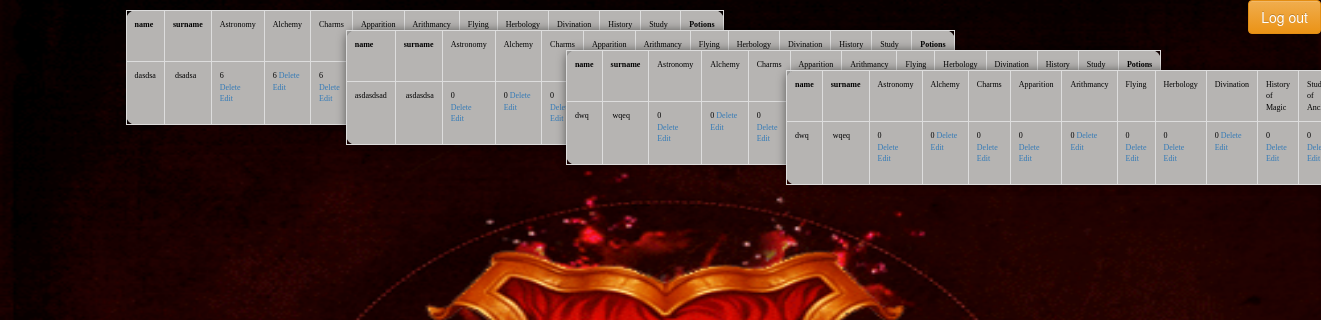
Page /admin.php (signed in) on the committed database.
### tables this page shows
CREATE TABLE `students` (
  `id` int(100) NOT NULL,
  `name` varchar(100) NOT NULL,
  `surname` varchar(100) NOT NULL,
  `login` varchar(100) NOT NULL,
  `password` varchar(100) NOT NULL,
  `birthday` date NOT NULL,
  `faculty` varchar(100) NOT NULL,
  `head` varchar(100) NOT NULL,
  `blood` varchar(100) NOT NULL,
  `image` varchar(100) NOT NULL
);

CREATE TABLE `subjects` (
  `id` int(100) NOT NULL,
  `uid` int(100) NOT NULL,
  `sub1` int(100) NOT NULL,
  `sub2` int(100) NOT NULL,
  `sub3` int(100) NOT NULL,
  `sub4` int(100) NOT NULL,
  `sub5` int(100) NOT NULL,
  `sub6` int(100) NOT NULL,
  `sub7` int(100) NOT NULL,
  `sub8` int(100) NOT NULL,
  `sub9` int(100) NOT NULL,
  `sub10` int(100) NOT NULL,
  `sub11` int(100) NOT NULL
);

### admin.php (the view, shortened to what this page needs)
<?php
if(isset($_SESSION['mid'])){
?>
<html lang="en">
  <head>
    <link href="css/bootstrap.min.css" rel="stylesheet">
    <link rel="stylesheet" type="text/css" href="css/bootstrap-theme.min.css">
    <link href="css/griff.css" rel="stylesheet">
  </head>
  <body>
    <button type="submit"  onclick="window.location='index.php';" class="btn btn-raised btn-warning pull-right">Log out</button>
 <?php
    if(isset($_REQUEST["gryff"])){
        $gryff = $_REQUEST["gryff"];
    }else{
        $gryff = "";
    }
 if($gryff == "") {
?>
     <?php
     $user_name = "root";
   $password = "";
   $database = "hogwarts";
   $server = "127.0.0.1";
   $db_handle = mysql_connect($server,$user_name, $password);
   $db_found = mysql_select_db($database, $db_handle);
   if ($db_found){
    $SQL = "SELECT * from students ";
    $return = mysql_query($SQL,$db_handle);
while ($row = mysql_fetch_array($return))
{
?>
<div class="col-md-1">
                 </div>
                     <div class="col-md-1"  >
                          <table class="table table-bordered table-hover" id="sub" border="1">
                              <tr >
                                        <th>name</th>
                                        <th>surname</th>
                                        <td>Astronomy</td>
                                        <td>Alchemy</td>
                                        <td>Charms</td>
                                        <td>Apparition</td>
                                        <td>Arithmancy</td>
                                        <td>Flying</td>
                                        <td>Herbology</td>
                                        <td>Divination</td>
                                        <td>History of Magic</td>
                                        <td>Study of Ancien</td>
                                        <th>Potions</th>
                                    </tr>
                                    <tr >
                                        <td><?php echo $row['name']; ?></td>
                                        <td> <?php echo $row['surname']; ?></td>
<?php
$user_id = $row['id'];
$query = "SELECT * FROM subjects WHERE uid='$user_id'";
$result = mysql_query($query);
$num = mysql_num_rows($result);
for ($i=0;$i<$num;$i++){
  $row1 = mysql_fetch_array($result);?>
                                        <form action="update.php">
                                          <td> <?= $row1["sub1"]?><br/>
                                          <a href="delete_confirm.php?id=<?= $row1['id']?>">Delete</a>
    <a href="sub.php?id=<?= $row1['id']?>">Edit</a> <br/><br/></td>
                                          <td> <?= $row1["sub2"]?>
                                            <a href="delete_confirm.php?id=<?= $row1['id']?>">Delete</a>
    <a href="edit.php?id=<?= $row1['id']?>">Edit</a> <br/><br/></td>
                                          <td><?= $row1["sub3"]?>
                                            <a href="delete_confirm.php?id=<?= $row1['id']?>">Delete</a>
    <a href="edit.php?id=<?= $row1['id']?>">Edit</a> <br/><br/></td>
    <td> <?= $row1["sub4"]?><br/>
                                          <a href="delete_confirm.php?id=<?= $row1['id']?>">Delete</a>
    <a href="sub.php?id=<?= $row1['id']?>">Edit</a> <br/><br/></td>
                                          <td> <?= $row1["sub5"]?>
                                            <a href="delete_confirm.php?id=<?= $row1['id']?>">Delete</a>
    <a href="edit.php?id=<?= $row1['id']?>">Edit</a> <br/><br/></td>
                                          <td><?= $row1["sub6"]?>
                                            <a href="delete_confirm.php?id=<?= $row1['id']?>">Delete</a>
    <a href="edit.php?id=<?= $row1['id']?>">Edit</a> <br/><br/></td>
    <td> <?= $row1["sub7"]?><br/>
                                          <a href="delete_confirm.php?id=<?= $row1['id']?>">Delete</a>
    <a href="sub.php?id=<?= $row1['id']?>">Edit</a> <br/><br/></td>
                                          <td> <?= $row1["sub8"]?>
                                            <a href="delete_confirm.php?id=<?= $row1['id']?>">Delete</a>
    <a href="edit.php?id=<?= $row1['id']?>">Edit</a> <br/><br/></td>
                                          <td><?= $row1["sub9"]?>
                                            <a href="delete_confirm.php?id=<?= $row1['id']?>">Delete</a>
    <a href="edit.php?id=<?= $row1['id']?>">Edit</a> <br/><br/></td>
    <td> <?= $row1["sub10"]?><br/>
                                          <a href="delete_confirm.php?id=<?= $row1['id']?>">Delete</a>
    <a href="sub.php?id=<?= $row1['id']?>">Edit</a> <br/><br/></td>
                                          <td> <?= $row1["sub11"]?>
                                            <a href="delete_confirm.php?id=<?= $row1['id']?>">Delete</a>
    <a href="edit.php?id=<?= $row1['id']?>">Edit</a> <br/><br/></td>
                                         </form>
                                    </tr>
<?php } ?>
                          </table>
                      </div>
<?php
echo "<br>";
}
   }
?>
<?php
}?>
  </body>
</html>
<?php
}
else{
  header("location:index.php");
}
?>

### css/griff.css (style rules this page uses)
body { background-image: url(../gif/tumblr_mxeds7ekEv1ru0os8o1_500.gif); background-repeat: no-repeat; background-size: 100% 138%; }
#sub { color:black; font-family: Algerian; font-size: 8px; box-shadow: 0 0 10px rgba(0,0,0,0.5); background: #B6B4B2; border-radius: 10px; width:5%; height:5%; margin-top: 10px; margin-left:0.5px; }

### rows in the picture
students: name "dasdsa", surname "dsadsa"
subjects: sub1 "6", sub2 "6", sub3 "6"
students: name "asdasdsad", surname "asdasdsa"
subjects: sub1 "0", sub2 "0", sub3 "0"
students: name "dwq", surname "wqeq"
subjects: sub1 "0", sub2 "0", sub3 "0"
students: name "dwq", surname "wqeq"
subjects: sub1 "0", sub2 "0", sub3 "0", sub4 "0", sub5 "0", sub6 "0", sub7 "0", sub8 "0", sub9 "0", sub10 "0"
